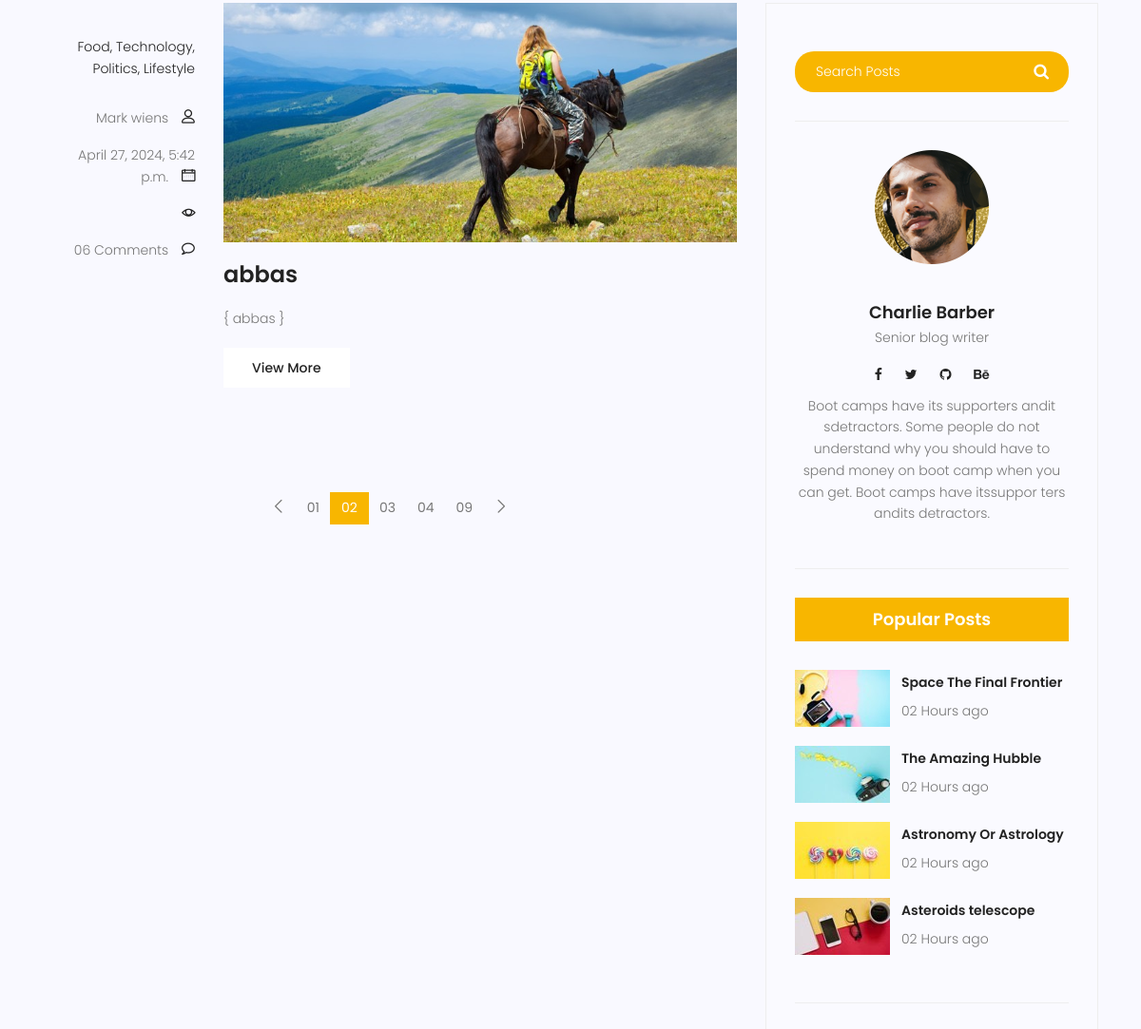
The page /blog/ (middle part) on the database as committed earlier.
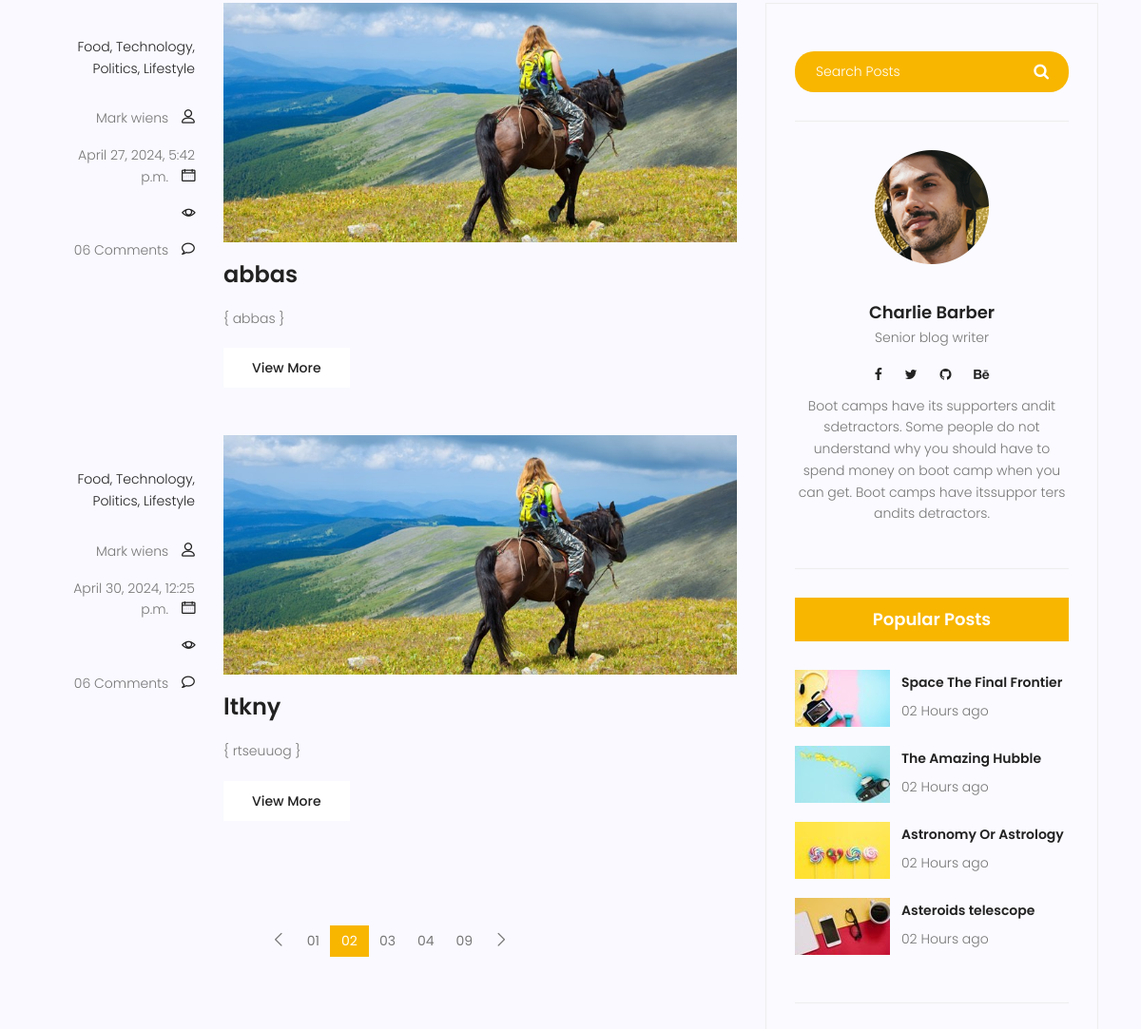
The same page on the database as committed later.
### blog/models.py (models this page shows)
class Post(models.Model):
    title = models.CharField(max_length=255)
    content = models.TextField()
    counted_views = models.IntegerField(default=0)
    status = models.BooleanField(default=False)
    published_date = models.DateTimeField(null=True)
    created_date = models.DateTimeField(auto_now_add=True)
    updated_date = models.DateTimeField(auto_now=True)

### blog/views.py (the view)
# urls.py: path('', blog_view,name='index'),
def blog_view(request):
    posts = Post.objects.filter(status=1, published_date__lte=timezone.now())
    context = {'posts':posts}
    return render(request,'blog/blog-home.html',context)

### templates/blog/blog-home.html (shortened to what this page needs)
{% load static %}
	<!DOCTYPE html>
	<html lang="zxx" class="no-js">
	<head>
			<link rel="stylesheet" href="{% static 'css/linearicons.css'%}">
			<link rel="stylesheet" href="{% static 'css/font-awesome.min.css' %}">
			<link rel="stylesheet" href="{% static 'css/bootstrap.css' %}">
			<link rel="stylesheet" href="{% static 'css/magnific-popup.css' %}">
			<link rel="stylesheet" href="{% static 'css/jquery-ui.css' %}">
			<link rel="stylesheet" href="{% static 'css/nice-select.css' %}">
			<link rel="stylesheet" href="{% static 'css/animate.min.css' %}">
			<link rel="stylesheet" href="{% static 'css/owl.carousel.css' %}">
			<link rel="stylesheet" href="{% static 'css/main.css'%}">
		</head>
		<body>
			<section class="post-content-area">
				<div class="container">
					<div class="row">
						<div class="col-lg-8 posts-list">
							{% for Post in posts %}
							<div class="single-post row">
								<div class="col-lg-3  col-md-3 meta-details">
									<ul class="tags">
										<li><a href="#">Food,</a></li>
										<li><a href="#">Technology,</a></li>
										<li><a href="#">Politics,</a></li>
										<li><a href="#">Lifestyle</a></li>
									</ul>
									<div class="user-details row">
										<p class="user-name col-lg-12 col-md-12 col-6"><a href="#">Mark wiens</a> <span class="lnr lnr-user"></span></p>
										<p class="date col-lg-12 col-md-12 col-6"><a href="#">{{Post.published_date}}</a> <span class="lnr lnr-calendar-full"></span></p>
										<p class="view col-lg-12 col-md-12 col-6"><a href="#">{{ post.counted_view }}</a> <span class="lnr lnr-eye"></span></p>
										<p class="comments col-lg-12 col-md-12 col-6"><a href="#">06 Comments</a> <span class="lnr lnr-bubble"></span></p>
									</div>
								</div>
								<div class="col-lg-9 col-md-9 ">
									<div class="feature-img">
										<img class="img-fluid" src="{% static 'img/blog/feature-img1.jpg' %}" alt="">
									</div>
									<a class="posts-title" href="{% url 'blog:single' pid=Post.id %}"><h3>{{Post.title}}</h3></a>
									<p class="excert">
{										{{Post.content}}
}									</p>
									<a href="#" class="primary-btn">View More</a>
								</div>
							</div>
							{% endfor %}
		                    <nav class="blog-pagination justify-content-center d-flex">
		                        <ul class="pagination">
		                            <li class="page-item">
		                                <a href="#" class="page-link" aria-label="Previous">
		                                    <span aria-hidden="true">
		                                        <span class="lnr lnr-chevron-left"></span>
		                                    </span>
		                                </a>
		                            </li>
		                            <li class="page-item"><a href="#" class="page-link">01</a></li>
		                            <li class="page-item active"><a href="#" class="page-link">02</a></li>
		                            <li class="page-item"><a href="#" class="page-link">03</a></li>
		                            <li class="page-item"><a href="#" class="page-link">04</a></li>
		                            <li class="page-item"><a href="#" class="page-link">09</a></li>
		                            <li class="page-item">
		                                <a href="#" class="page-link" aria-label="Next">
		                                    <span aria-hidden="true">
		                                        <span class="lnr lnr-chevron-right"></span>
		                                    </span>
		                                </a>
		                            </li>
		                        </ul>
		                    </nav>
						</div>
						<div class="col-lg-4 sidebar-widgets">
							<div class="widget-wrap">
								<div class="single-sidebar-widget search-widget">
									<form class="search-form" action="#">
			                            <input placeholder="Search Posts" name="search" type="text" onfocus="this.placeholder = ''" onblur="this.placeholder = 'Search Posts'" >
			                            <button type="submit"><i class="fa fa-search"></i></button>
			                        </form>
								</div>
								<div class="single-sidebar-widget user-info-widget">
									<img src="{% static 'img/blog/user-info.png' %}" alt="">
									<a href="#"><h4>Charlie Barber</h4></a>
									<p>
										Senior blog writer
									</p>
									<ul class="social-links">
										<li><a href="#"><i class="fa fa-facebook"></i></a></li>
										<li><a href="#"><i class="fa fa-twitter"></i></a></li>
										<li><a href="#"><i class="fa fa-github"></i></a></li>
										<li><a href="#"><i class="fa fa-behance"></i></a></li>
									</ul>
									<p>
										Boot camps have its supporters andit sdetractors. Some people do not understand why you should have to spend money on boot camp when you can get. Boot camps have itssuppor ters andits detractors.
									</p>
								</div>
								<div class="single-sidebar-widget popular-post-widget">
									<h4 class="popular-title">Popular Posts</h4>
									<div class="popular-post-list">
										<div class="single-post-list d-flex flex-row align-items-center">
											<div class="thumb">
												<img class="img-fluid" src="{% static 'img/blog/pp1.jpg' %}" alt="">
											</div>
											<div class="details">
												<a href="#"><h6>Space The Final Frontier</h6></a>
												<p>02 Hours ago</p>
											</div>
										</div>
										<div class="single-post-list d-flex flex-row align-items-center">
											<div class="thumb">
												<img class="img-fluid" src="{% static 'img/blog/pp2.jpg' %}" alt="">
											</div>
											<div class="details">
												<a href="#"><h6>The Amazing Hubble</h6></a>
												<p>02 Hours ago</p>
											</div>
										</div>
										<div class="single-post-list d-flex flex-row align-items-center">
											<div class="thumb">
												<img class="img-fluid" src="{% static 'img/blog/pp3.jpg' %}" alt="">
											</div>
											<div class="details">
												<a href="#"><h6>Astronomy Or Astrology</h6></a>
												<p>02 Hours ago</p>
											</div>
										</div>
										<div class="single-post-list d-flex flex-row align-items-center">
											<div class="thumb">
												<img class="img-fluid" src="{% static 'img/blog/pp4.jpg' %}" alt="">
											</div>
											<div class="details">
												<a href="#"><h6>Asteroids telescope</h6></a>
												<p>02 Hours ago</p>
											</div>
										</div>
									</div>
								</div>
							</div>
						</div>
					</div>
				</div>
			</section>
		</body>
	</html>

Rows that differ between the two databases and show on the page:
added Post: published_date "April 30, 2024, 12:25 p.m.", title "ltkny", content "rtseuuog"
